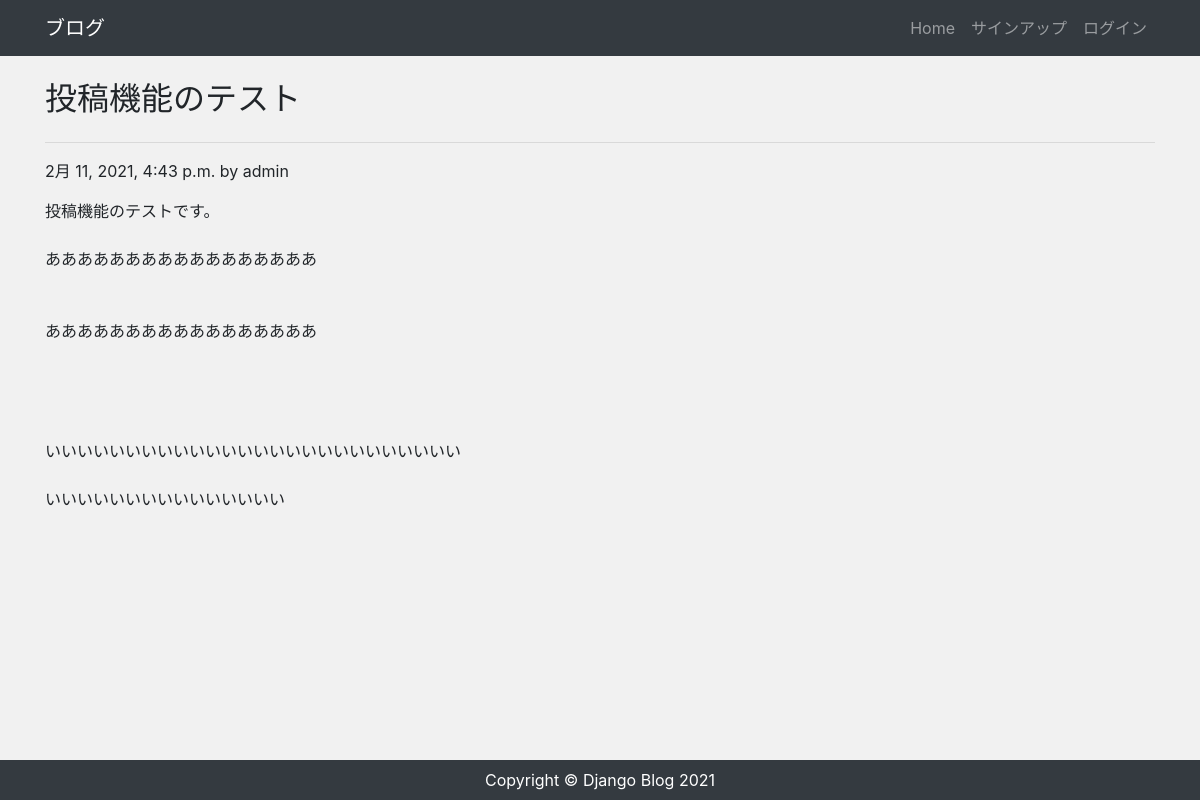
Screenshot of /post/3 with the database file from the repository.
### app/models.py (models this page shows, shortened)
class Post(models.Model):
  author = models.ForeignKey(settings.AUTH_USER_MODEL, on_delete=models.CASCADE)
  title = models.CharField('タイトル',max_length=200)
  content = models.TextField('本文')
  created = models.DateTimeField('作成日', default=timezone.now)

### app/views.py (the view)
# urls.py: path('post/<int:pk>',views.PostDetailView.as_view(),name='post_detail'),
class PostDetailView(View):
  def get(self,request,*args,**kwargs):
    post_data = Post.objects.get(id=self.kwargs['pk'])
    return render(request, 'app/post_detail.html', {
      'post_data': post_data
    })

### app/templates/app/post_detail.html (shortened to what this page needs)
{% extends 'app/base.html' %}
{% block content %}
<h2 class="my-4">{{ post_data.title }}</h2>
<hr>
<p>{{ post_data.created }} by {{ post_data.author }}</p>
<p>{{ post_data.content|linebreaksbr }}</p>
{% endblock %}

### app/static/css/style.css (style rules this page uses)
* { margin: 0; padding: 0; box-sizing: border-box; }
body { background-color: #f1f1f1; display: flex; flex-flow: column; min-height: 100vh; }

### rows the page displays
Post: title "投稿機能のテスト", created "2月 11, 2021, 4:43 p.m.", author "admin", content "投稿機能のテストです。 あああああああああああああああああ あああああああああああああああああ いいいいいいいいいいいいいいいいいいいいいいいいいい いいいいいいいいいいいいいいい"
